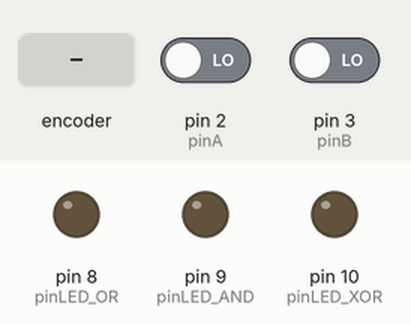
Recording of a sketch running on a simulated Arduino Uno, built with avr-gcc and run on an emulated ATmega328P. On the bench: output pins drawn as LEDs (lit = HIGH). Dashed ring = blinking. Inputs (shaded band) come from the test bench; at power-on: pin 2 (pinA) LOW, pin 3 (pinB) LOW.

Above: at 1.2 s.
1.3 s: rotary encoder on pin 2 (pinA) / pin 3 (pinB) turned 3 steps (first pin leading)
At 1.55 s:
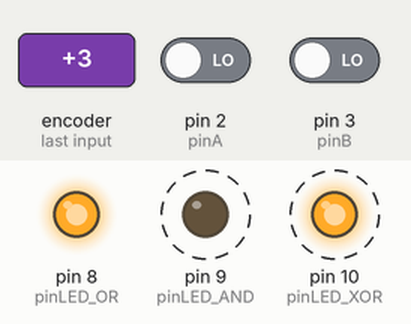
At 3.1 s:
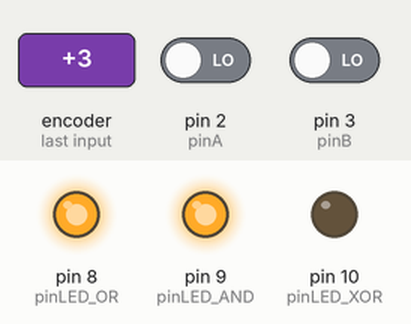
Timing chart, 0 to 4.6 s (numbered marks = the images above; inputs shaded):
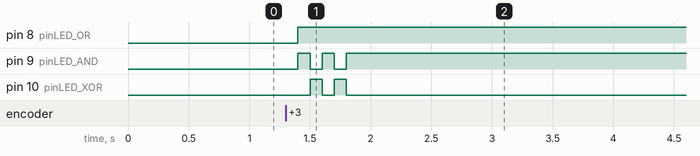

Measured:
- after the input at 1.3 s, pin 8 (pinLED_OR): LOW → HIGH after 0.10 s; pin 9 (pinLED_AND): alternates HIGH for 0.10 s and LOW for 0.10 s, 5 changes in all, then stays HIGH, starting after 0.10 s; pin 10 (pinLED_XOR): alternates HIGH for 0.10 s and LOW for 0.10 s, 4 changes in all, then stays LOW, starting after 0.20 s

The sketch:

exercicio05.ino
```cpp
const int pinA = 2;
const int pinB = 3;
const int pinLED_OR = 8;
const int pinLED_AND = 9;
const int pinLED_XOR = 10;

void setup() {

  pinMode(pinA, INPUT);
  pinMode(pinB, INPUT);
  pinMode(pinLED_OR, OUTPUT);
  pinMode(pinLED_AND, OUTPUT);
  pinMode(pinLED_XOR, OUTPUT);
}

void loop() {
  // Lê o estado das teclas A e B
  int stateA = digitalRead(pinA);
  int stateB = digitalRead(pinB);


  int resultOR = stateA || stateB;
  int resultAND = stateA && stateB;
  int resultXOR = stateA ^ stateB;


  digitalWrite(pinLED_OR, resultOR);
  digitalWrite(pinLED_AND, resultAND);
  digitalWrite(pinLED_XOR, resultXOR);


  delay(100);
}
```
